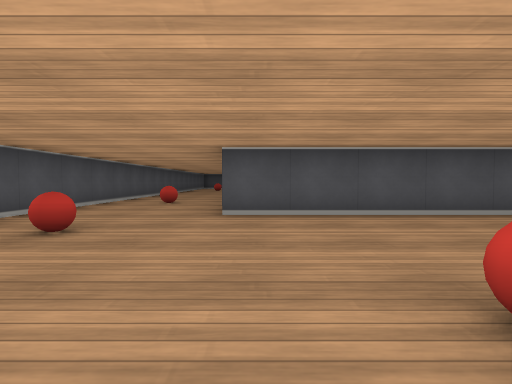
view 1 (above)

15 first-person views from a walk through a cub3D maze. The camera is about half as high as the walls, tilts 2° down and sees 80° across. The floor is counted in squares. Each view is taken from the middle of a square. On the plan, view 1 faces up. The plan holds only what a view shows up to about 9 squares ahead; the rest is blank.

view 2
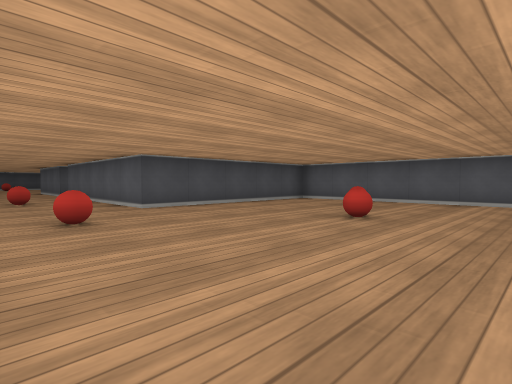

view 3
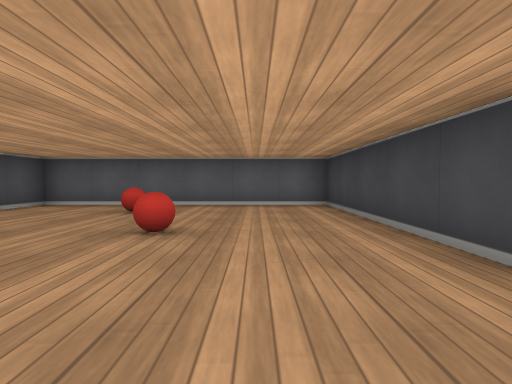

view 4
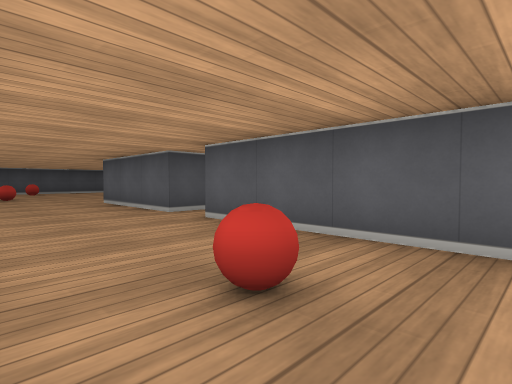

view 5
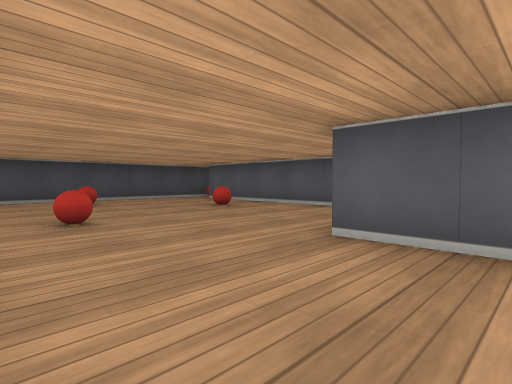

view 6
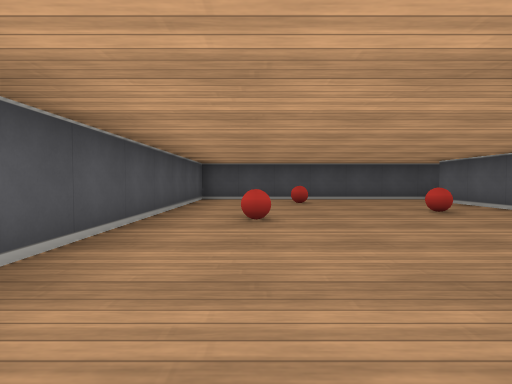

view 7
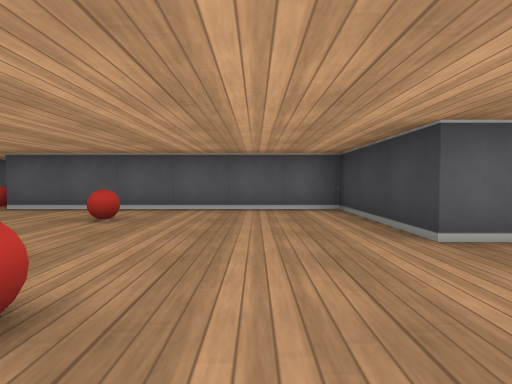

view 8
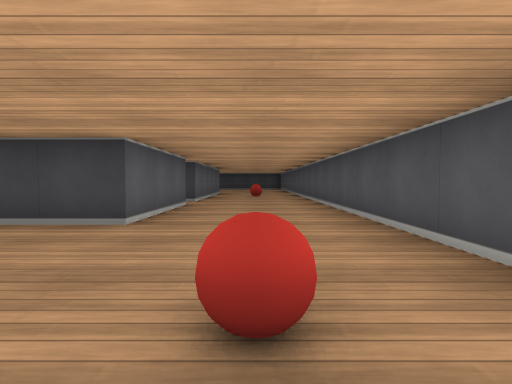

view 9
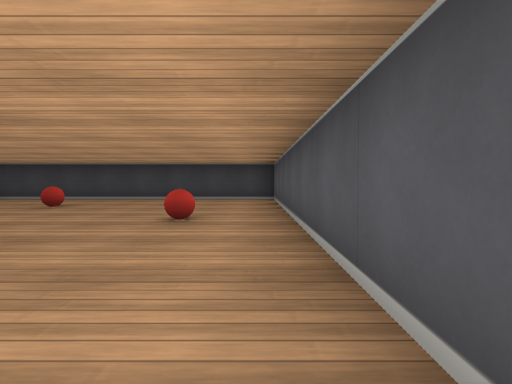

view 10
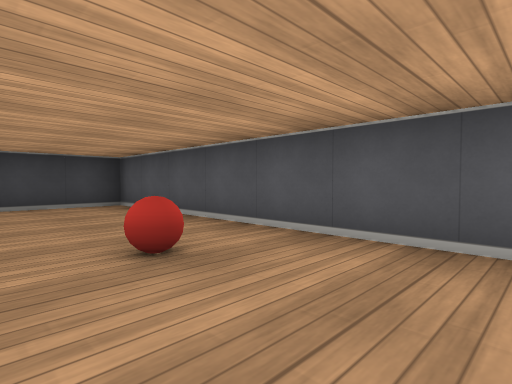

view 11
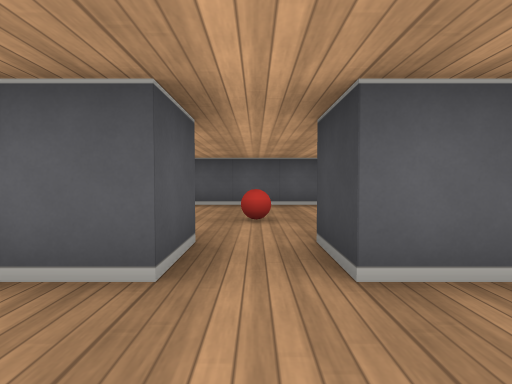

view 12
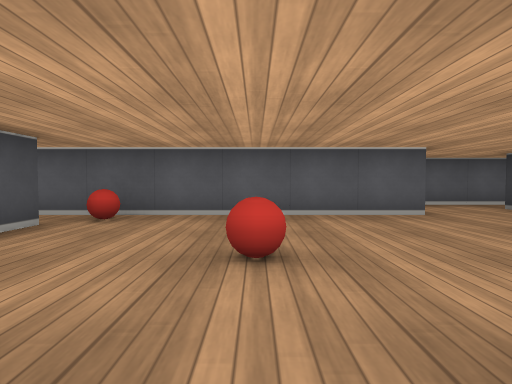

view 13
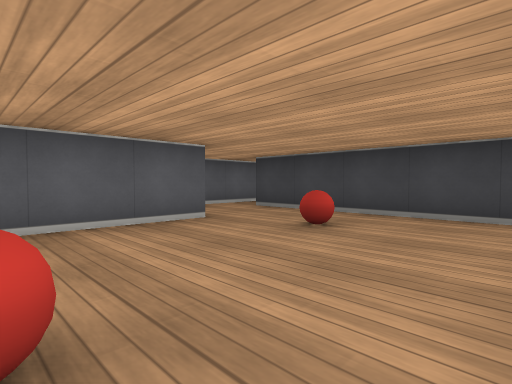

view 14
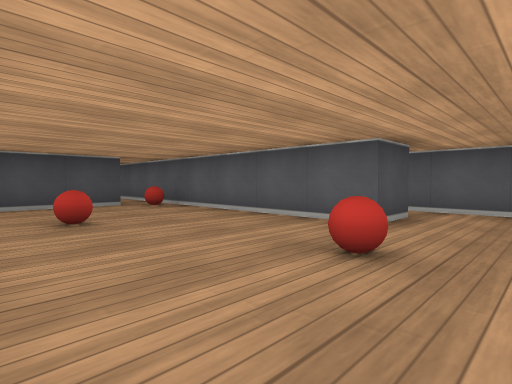

view 15
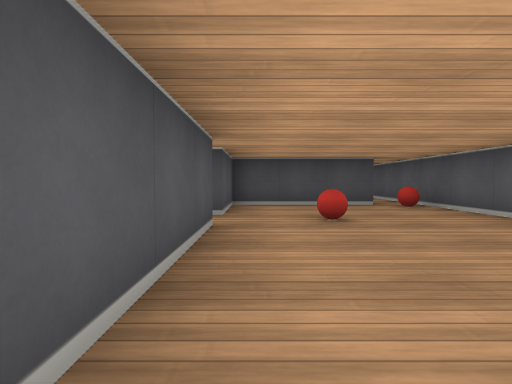

### Floor plan
Points are (right, up) in squares from view 1. A wall is a line through its corners. A room is listed if a view was taken in it or the views show most of it. See-through windows are left out.
Room 1 (views 1, 2, 3, 4, 5, 6, 7, 8, 9, 10, 11)
walls: (-0.5, 10.5) (-0.5, 13.5) (2.5, 13.5) (2.5, 19.5); (3.8, 20.5) (-3.5, 20.5) (-3.5, -1.5) (4.5, -1.5) (4.5, 4.5) (-0.5, 4.5) (-0.5, 9.5)
ways out: opening at (0, 10) to room 2
objects: ball (-2, 3); ball (-2, 7); ball (-2, 16); ball (-1, 19); ball (1, 1); ball (1, 17); ball (3, 2); other object (3, 20)
Room 2 (views 12, 13, 14, 15)
walls: (-0.5, 9.5) (0.5, 9.5) (0.5, 6.5); (4.5, 7.5) (4.5, 15.1); (1.4, 5.5) (4.5, 5.5); (3.6, 12.5) (0.5, 12.5) (0.5, 10.5) (-0.5, 10.5)
ways out: opening at (0, 10) to room 1; opening at (5, 6.5)
objects: ball (2, 10); ball (3, 7); ball (4, 12)

Where each view was taken, in squares from view 1:
view 1: 0 up, 0 right, facing up
view 2: 1 down, 3 left, facing up-right
view 3: 0 up, 2 left, facing right
view 4: 6 up, 3 left, facing up-right
view 5: 12 up, 3 left, facing up-right
view 6: 12 up, 2 left, facing up
view 7: 15 up, 3 left, facing right
view 8: 17 up, 2 left, facing down
view 9: 7 up, 3 left, facing down
view 10: 5 up, 1 left, facing down-left
view 11: 10 up, 2 left, facing right
view 12: 10 up, 0 right, facing right
view 13: 10 up, 1 right, facing down-right
view 14: 6 up, 1 right, facing up-right
view 15: 6 up, 1 right, facing up
